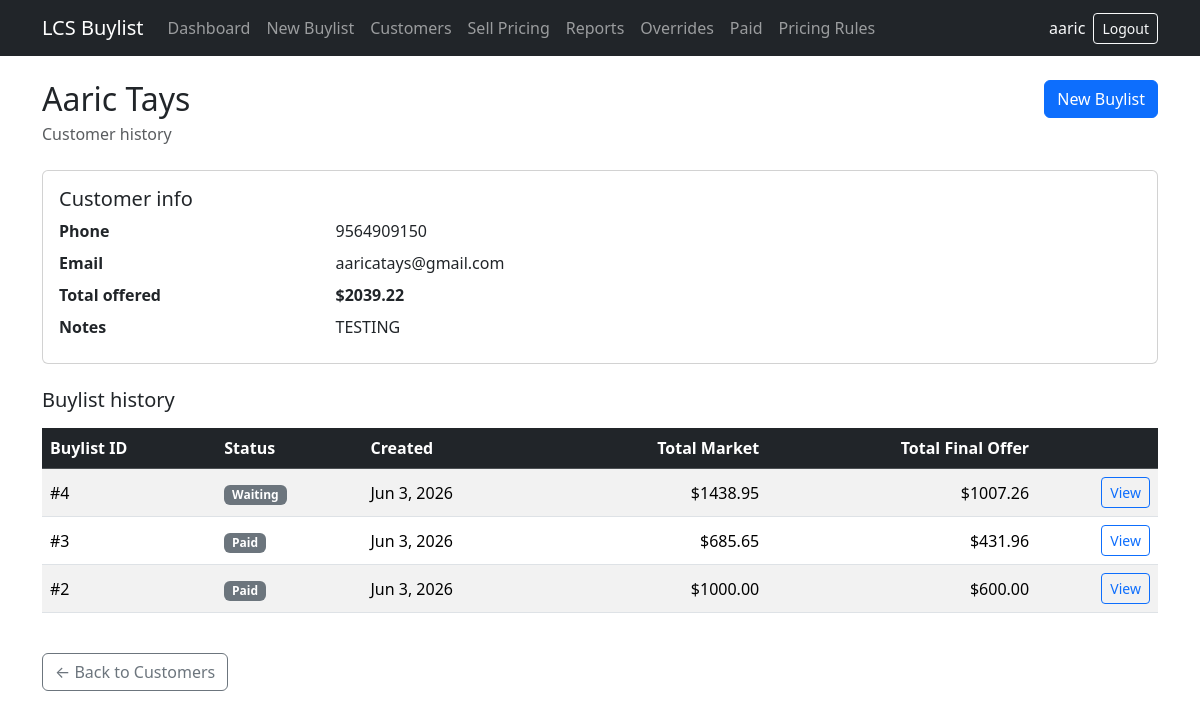
The page /customers/2/ (signed in) on the database as committed earlier.
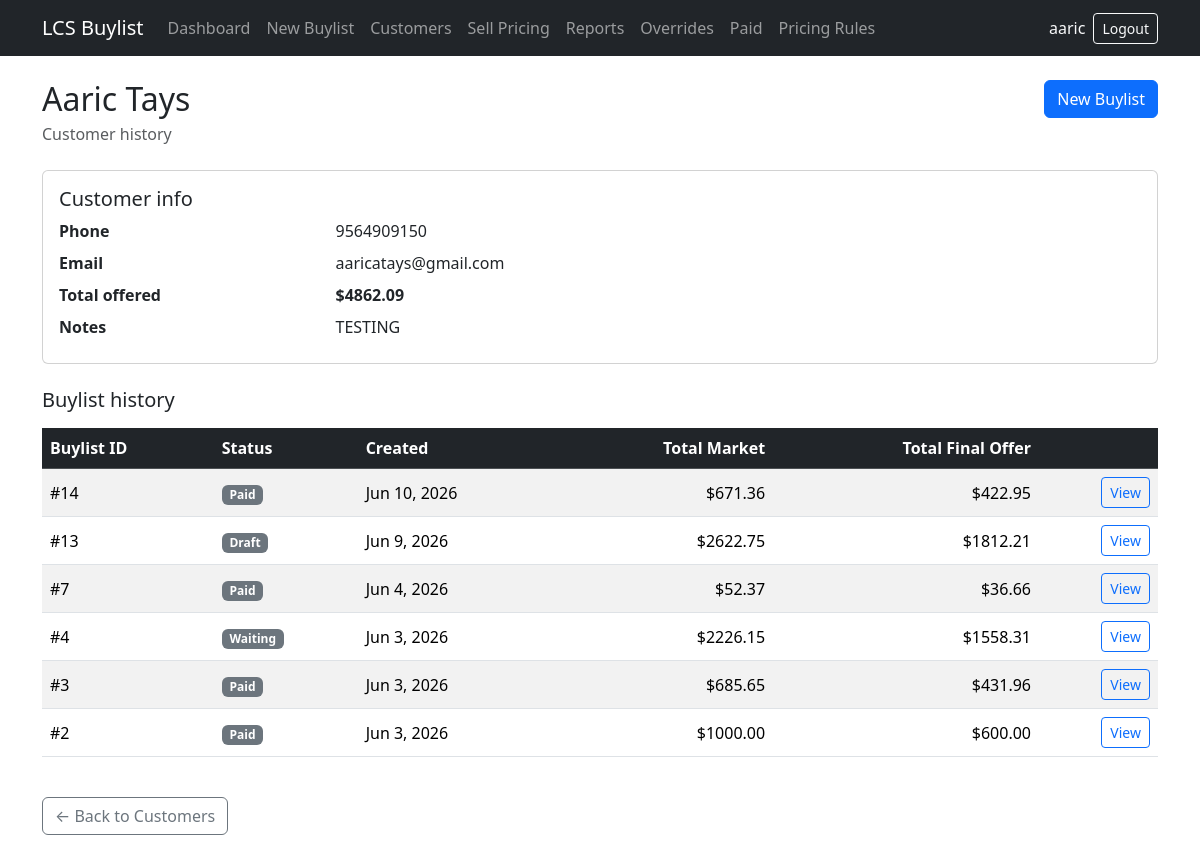
The same page on the database as committed later.
### buylists/models.py (models this page shows, shortened)
class Buylist(models.Model):
    STATUS_DRAFT = 'draft'
    STATUS_WAITING = 'waiting'
    STATUS_ACCEPTED = 'accepted'
    STATUS_REJECTED = 'rejected'
    STATUS_PAID = 'paid'
    STATUS_CHOICES = [
        (STATUS_DRAFT, 'Draft'),
        (STATUS_WAITING, 'Waiting'),
        (STATUS_ACCEPTED, 'Accepted'),
        (STATUS_REJECTED, 'Rejected'),
        (STATUS_PAID, 'Paid'),
    ]
    TERMINAL_STATUSES = {
        STATUS_ACCEPTED,
        STATUS_REJECTED,
        STATUS_PAID,
    }
    PAYMENT_CASH = 'cash'
    PAYMENT_TRADE = 'trade'
    PAYMENT_CHOICES = [
        ('', 'Not selected'),
        (PAYMENT_CASH, 'Cash (60%)'),
        (PAYMENT_TRADE, 'Trade credit (70%)'),
    ]
    customer = models.ForeignKey(
        Customer,
        on_delete=models.CASCADE,
        related_name='buylists',
    )
    created_by = models.ForeignKey(
        settings.AUTH_USER_MODEL,
        on_delete=models.SET_NULL,
        null=True,
        blank=True,
        related_name='buylists_created',
    )
    status = models.CharField(
        max_length=20,
        choices=STATUS_CHOICES,
        default=STATUS_DRAFT,
    )
    payment_choice = models.CharField(
        max_length=10,
        choices=PAYMENT_CHOICES,
        blank=True,
        default='',
    )
    PAYMENT_METHOD_CASH = 'cash'
    PAYMENT_METHOD_STORE_CREDIT = 'store_credit'
    PAYMENT_METHOD_TRADE = 'trade'
    PAYMENT_METHOD_MIXED = 'mixed'
    PAYMENT_METHOD_CHOICES = [
        ('', 'Not paid yet'),
        (PAYMENT_METHOD_CASH, 'Cash'),
        (PAYMENT_METHOD_STORE_CREDIT, 'Store credit'),
        (PAYMENT_METHOD_TRADE, 'Trade'),
        (PAYMENT_METHOD_MIXED, 'Mixed'),
    ]
    payment_method = models.CharField(
        max_length=20,
        choices=PAYMENT_METHOD_CHOICES,
        blank=True,
        default='',
    )
    amount_paid = models.DecimalField(
        max_digits=10,
        decimal_places=2,
        null=True,
        blank=True,
    )
    paid_at = models.DateTimeField(null=True, blank=True)
    paid_by = models.ForeignKey(
        settings.AUTH_USER_MODEL,
        on_delete=models.SET_NULL,
        null=True,
        blank=True,
        related_name='buylists_paid',
    )
    completed_by = models.ForeignKey(
        settings.AUTH_USER_MODEL,
        on_delete=models.SET_NULL,
        null=True,
        blank=True,
        related_name='buylists_completed',
    )
    completed_at = models.DateTimeField(null=True, blank=True)
    unlock_reason = models.TextField(blank=True)
    unlocked_by = models.ForeignKey(
        settings.AUTH_USER_MODEL,
        on_delete=models.SET_NULL,
        null=True,
        blank=True,
        related_name='buylists_unlocked',
    )
    unlocked_at = models.DateTimeField(null=True, blank=True)
    created_at = models.DateTimeField(auto_now_add=True)
    updated_at = models.DateTimeField(auto_now=True)
    class Meta:
        ordering = ['-updated_at']
    @property
    def total_market_value(self):
        return round_money(sum(item.line_market_value for item in self.items.all()))
    @property
    def total_final_offer_value(self):
        return round_money(sum(item.final_offer_price for item in self.items.all()))

class BuylistItem(models.Model):
    CONDITION_NM = 'NM'
    CONDITION_LP = 'LP'
    CONDITION_MP = 'MP'
    CONDITION_HP = 'HP'
    CONDITION_DMG = 'DMG'
    CONDITION_SEALED = 'SLD'
    CONDITION_CHOICES = [
        (CONDITION_NM, 'Near Mint (NM)'),
        (CONDITION_LP, 'Lightly Played (LP)'),
        (CONDITION_MP, 'Moderately Played (MP)'),
        (CONDITION_HP, 'Heavily Played (HP)'),
        (CONDITION_DMG, 'Damaged (DMG)'),
        (CONDITION_SEALED, 'Sealed'),
    ]
    SINGLES_CONDITION_CHOICES = [
        (CONDITION_NM, 'Near Mint (NM)'),
        (CONDITION_LP, 'Lightly Played (LP)'),
        (CONDITION_MP, 'Moderately Played (MP)'),
        (CONDITION_HP, 'Heavily Played (HP)'),
        (CONDITION_DMG, 'Damaged (DMG)'),
    ]
    CONDITION_DEFAULTS = {
        CONDITION_NM: Decimal('1.00'),
        CONDITION_LP: Decimal('0.90'),
        CONDITION_MP: Decimal('0.75'),
        CONDITION_HP: Decimal('0.60'),
        CONDITION_DMG: Decimal('0.40'),
        CONDITION_SEALED: Decimal('1.00'),
    }
    CASH_OFFER_PERCENT = Decimal('0.60')
    TRADE_OFFER_PERCENT = Decimal('0.70')
    buylist = models.ForeignKey(
        Buylist,
        on_delete=models.CASCADE,
        related_name='items',
    )
    card_name = models.CharField(max_length=200)
    set_name = models.CharField(max_length=200, blank=True)
    quantity = models.PositiveIntegerField(default=1)
    condition = models.CharField(
        max_length=3,
        choices=CONDITION_CHOICES,
        default=CONDITION_NM,
    )
    market_price = models.DecimalField(max_digits=10, decimal_places=2)
    condition_percent = models.DecimalField(max_digits=4, decimal_places=2)
    cash_offer_price = models.DecimalField(
        max_digits=10,
        decimal_places=2,
        editable=False,
    )
    trade_offer_price = models.DecimalField(
        max_digits=10,
        decimal_places=2,
        editable=False,
    )
    recommended_offer_price = models.DecimalField(
        max_digits=10,
        decimal_places=2,
        editable=False,
    )
    final_offer_price = models.DecimalField(max_digits=10, decimal_places=2)
    override_reason = models.TextField(blank=True)
    override_recommended_price = models.DecimalField(
        max_digits=10,
        decimal_places=2,
        null=True,
        blank=True,
        editable=False,
        help_text='Recommended offer at the time of override.',
    )
    override_final_price = models.DecimalField(
        max_digits=10,
        decimal_places=2,
        null=True,
        blank=True,
        editable=False,
        help_text='Final offer recorded at the time of override.',
    )
    override_by = models.ForeignKey(
        settings.AUTH_USER_MODEL,
        on_delete=models.SET_NULL,
        null=True,
        blank=True,
        related_name='offer_overrides',
    )
    override_at = models.DateTimeField(null=True, blank=True)
    notes = models.TextField(blank=True)
    class Meta:
        ordering = ['card_name']
    @property
    def line_market_value(self):
        return round_money(Decimal(self.quantity) * self.market_price)

### buylists/views.py (the view)
# urls.py: path('customers/<int:pk>/', views.customer_detail, name='customer_detail'),
@employee_required
def customer_detail(request, pk):
    customer = get_object_or_404(Customer, pk=pk)
    buylists = (
        Buylist.objects.filter(customer=customer)
        .prefetch_related('items')
        .order_by('-created_at')
    )
    total_offered = round_money(
        sum(buylist.total_final_offer_value for buylist in buylists)
    )
    return render(request, 'buylists/customer_detail.html', {
        'customer': customer,
        'buylists': buylists,
        'total_offered': total_offered,
    })

### buylists/context_processors.py (called while the page is built)
def nav_permissions(request):
    user = request.user
    return {
        'nav_is_authenticated': user.is_authenticated,
        'nav_username': user.get_username() if user.is_authenticated else '',
        'nav_is_owner': user_is_owner(user),
        'nav_is_manager_or_owner': user_is_manager_or_owner(user),
        'nav_can_view_reports': user.is_authenticated,
        'nav_can_view_override_report': user_is_manager_or_owner(user),
        'nav_can_view_paid_report': user_is_manager_or_owner(user),
    }

### buylists/models.py (called while the page is built)
def round_money(amount):
    return Decimal(amount).quantize(MONEY_PRECISION)

### buylists/permissions.py (called while the page is built)
def user_is_owner(user):
    if not user.is_authenticated:
        return False
    return user.is_superuser or GROUP_OWNER in user_group_names(user)

def user_is_manager_or_owner(user):
    if not user.is_authenticated:
        return False
    if user_is_owner(user):
        return True
    return GROUP_MANAGER in user_group_names(user)

### buylists/templates/buylists/customer_detail.html (shortened to what this page needs)
{% extends "buylists/base.html" %}
{% block content %}
<div class="d-flex justify-content-between align-items-start mb-4">
    <div>
        <h1 class="h2 mb-1">{{ customer.name }}</h1>
        <p class="text-muted mb-0">Customer history</p>
    </div>
    <a href="{% url 'buylists:buylist_create' %}?customer={{ customer.pk }}" class="btn btn-primary">New Buylist</a>
</div>
<div class="card mb-4">
    <div class="card-body">
        <h2 class="h5 card-title">Customer info</h2>
        <dl class="row mb-0">
            <dt class="col-sm-3">Phone</dt>
            <dd class="col-sm-9">{{ customer.phone|default:"—" }}</dd>
            <dt class="col-sm-3">Email</dt>
            <dd class="col-sm-9">{{ customer.email|default:"—" }}</dd>
            <dt class="col-sm-3">Total offered</dt>
            <dd class="col-sm-9 fw-semibold">${{ total_offered|floatformat:2 }}</dd>
            {% if customer.notes %}
            <dt class="col-sm-3">Notes</dt>
            <dd class="col-sm-9">{{ customer.notes }}</dd>
            {% endif %}
        </dl>
    </div>
</div>
<h2 class="h5 mb-3">Buylist history</h2>
{% if buylists %}
<div class="table-responsive mb-4">
    <table class="table table-striped table-hover align-middle">
        <thead class="table-dark">
            <tr>
                <th>Buylist ID</th>
                <th>Status</th>
                <th>Created</th>
                <th class="text-end">Total Market</th>
                <th class="text-end">Total Final Offer</th>
                <th></th>
            </tr>
        </thead>
        <tbody>
            {% for buylist in buylists %}
            <tr>
                <td>#{{ buylist.pk }}</td>
                <td>
                    <span class="badge bg-secondary">{{ buylist.get_status_display }}</span>
                </td>
                <td>{{ buylist.created_at|date:"M j, Y" }}</td>
                <td class="text-end">${{ buylist.total_market_value }}</td>
                <td class="text-end">${{ buylist.total_final_offer_value }}</td>
                <td class="text-end">
                    <a href="{% url 'buylists:buylist_detail' pk=buylist.pk %}" class="btn btn-sm btn-outline-primary">View</a>
                </td>
            </tr>
            {% endfor %}
        </tbody>
    </table>
</div>
{% else %}
<div class="alert alert-info">
    No buylists for this customer yet.
    <a href="{% url 'buylists:buylist_create' %}?customer={{ customer.pk }}">Start their first buylist</a>.
</div>
{% endif %}
<p class="mt-4">
    <a href="{% url 'buylists:customer_list' %}" class="btn btn-outline-secondary">← Back to Customers</a>
</p>
{% endblock %}

Rows that differ between the two databases and show on the page:
added Buylist: pk "14", status "Paid", created_at "Jun 10, 2026", total_market_value "671.36", total_final_offer_value "422.95"
added Buylist: pk "13", status "Draft", created_at "Jun 9, 2026", total_market_value "2622.75", total_final_offer_value "1812.21"
added Buylist: pk "7", status "Paid", created_at "Jun 4, 2026", total_market_value "52.37", total_final_offer_value "36.66"
computed for Buylist "Waiting": total_market_value "1438.95" → "2226.15"; total_final_offer_value "1007.26" → "1558.31"
Other text that changed with them:
{{ total_offered|floatformat:2 }}: "2039.22" → "4862.09"
